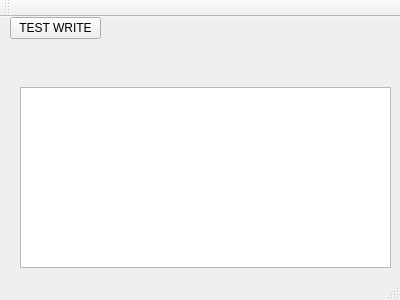
<?xml version="1.0" encoding="UTF-8"?>
<ui version="4.0">
 <class>MainWindow</class>
 <widget class="QMainWindow" name="MainWindow">
  <property name="geometry">
   <rect>
    <x>0</x>
    <y>0</y>
    <width>400</width>
    <height>300</height>
   </rect>
  </property>
  <property name="windowTitle">
   <string>MainWindow</string>
  </property>
  <widget class="QWidget" name="centralWidget">
   <widget class="QPushButton" name="Btn_TestWrite">
    <property name="geometry">
     <rect>
      <x>10</x>
      <y>0</y>
      <width>91</width>
      <height>22</height>
     </rect>
    </property>
    <property name="text">
     <string>TEST WRITE</string>
    </property>
   </widget>
   <widget class="QPlainTextEdit" name="plainTextEdit_DataReceive">
    <property name="geometry">
     <rect>
      <x>20</x>
      <y>70</y>
      <width>371</width>
      <height>181</height>
     </rect>
    </property>
   </widget>
  </widget>
  <widget class="QMenuBar" name="menuBar">
   <property name="geometry">
    <rect>
     <x>0</x>
     <y>0</y>
     <width>400</width>
     <height>27</height>
    </rect>
   </property>
  </widget>
  <widget class="QToolBar" name="mainToolBar">
   <attribute name="toolBarArea">
    <enum>TopToolBarArea</enum>
   </attribute>
   <attribute name="toolBarBreak">
    <bool>false</bool>
   </attribute>
  </widget>
  <widget class="QStatusBar" name="statusBar"/>
 </widget>
 <layoutdefault spacing="6" margin="11"/>
 <resources/>
 <connections/>
</ui>
